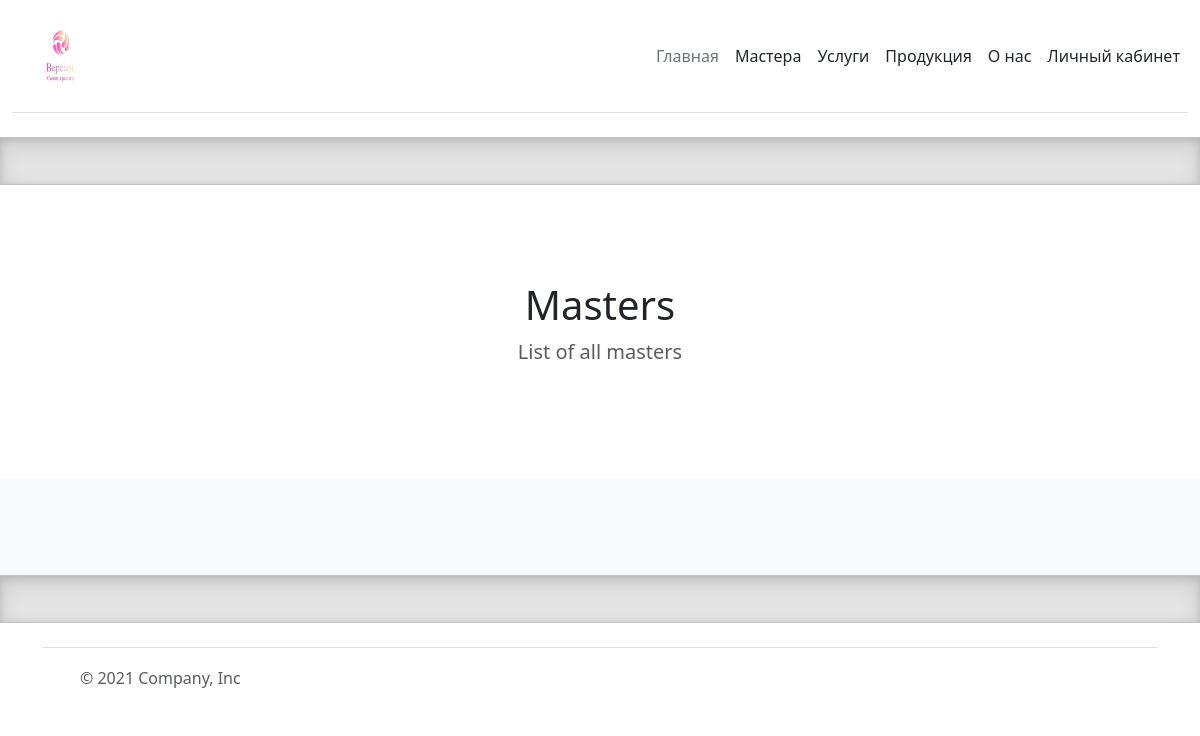
/masters/, run on an earlier commit of the app's database.
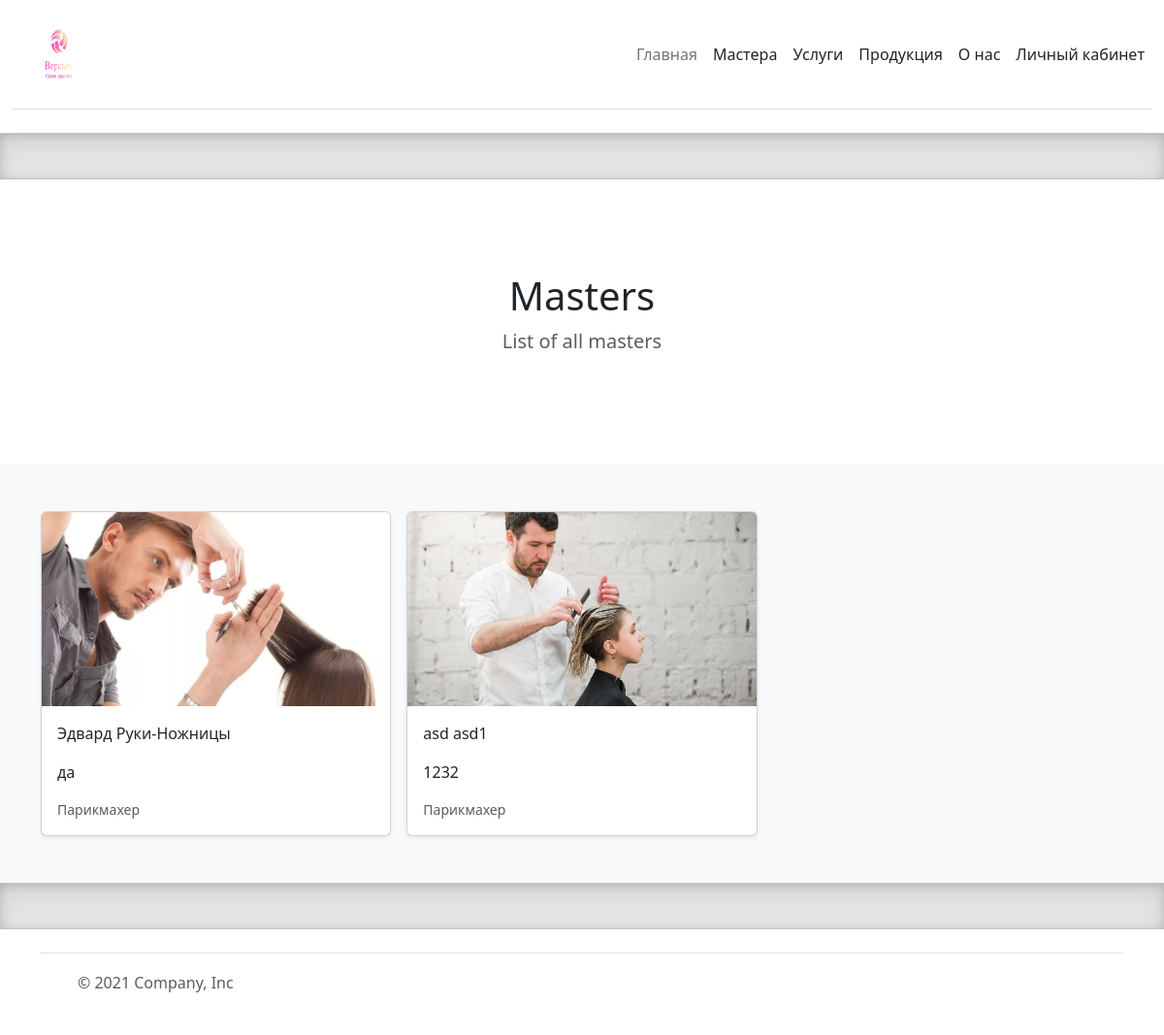
And on a later commit of the database.
### masters/models.py (models this page shows, shortened)
class Masters(models.Model):
    master_id = models.BigAutoField(primary_key=True)
    first_name = models.CharField('Имя', max_length=25)
    second_name = models.CharField('Фамилия', max_length=25)
    category_id = models.ForeignKey(Categories,  on_delete=models.SET_NULL, null=True, verbose_name='Категория')
    photo = models.ImageField('Фотография', upload_to='images/')
    email = models.CharField('Почта', max_length=50)
    short_description = models.CharField('Краткая информация', max_length=200)
    full_description = models.TextField('Полная информация')
    rating = models.PositiveIntegerField('Рейтинг', blank=True)
    slug = models.SlugField('URL', max_length=50, unique=True, db_index=True)
    class Meta:
        verbose_name = 'Мастер'
        verbose_name_plural = 'Мастера'

class Categories(models.Model):
    category_id = models.BigAutoField(primary_key=True)
    title = models.CharField('Категория', max_length=50)
    photo = models.ImageField('Фотография', upload_to='images/')
    slug = models.SlugField('URL', max_length=50, unique=True, db_index=True)
    def __str__(self):
        return self.title
    class Meta:
        verbose_name = 'Категория'
        verbose_name_plural = 'Категории'

### masters/views.py (the view)
# urls.py: path('', views.masters_list, name='masters_list'),
def masters_list(request):
    all_masters = Masters.objects.all()
    return render(request, 'masters/masters_list.html', {'all_masters': all_masters})

### masters/templates/masters/masters_list.html (shortened to what this page needs)
{% extends 'main/layout.html' %}
{% load static %}
{% block css_link %}
    <link rel="stylesheet" href="{% static 'masters/css/style.css' %}">
{% endblock %}
{% block content %}
    <section class="py-5 text-center container">
    <div class="row py-lg-5">
      <div class="col-lg-6 col-md-8 mx-auto">
        <h1 class="fw-light">Masters</h1>
        <p class="lead text-muted">List of all masters</p>
      </div>
    </div>
  </section>
  <div class="album py-5 bg-light">
    <div class="container">
      <div class="row row-cols-1 row-cols-sm-2 row-cols-md-3 g-3">
        {% for master in all_masters %}
          <div class="col">
            <a href="{% url 'master_info' master.slug %}" class="card-link">
              <div class="card shadow-sm">
    <img
      src="{{master.photo.url}}"
      alt="{{ master.first_name }} {{ master.second_name }}"
      class="bd-placeholder-img card-img-top master-image"
    />
    <div class="card-body">
      <p class="card-text">{{ master.first_name}}  {{master.second_name}}</p>
      <p class="card-text">{{ master.short_description }}</p>
      <div class="d-flex justify-content-between align-items-center">
        <small class="text-muted">{{ master.category_id }}</small>
      </div>
    </div>
  </div>
          </a>
        </div>
      {% endfor %}
    </div>
  </div>
</div>
{% endblock %}

### main/templates/main/layout.html (shortened to what this page needs)
{% load static %}
<!DOCTYPE html>
<html lang="en">
<head>
    {% block css_link %} {% endblock %}
    <link rel="stylesheet" href="https://cdn.jsdelivr.net/npm/bootstrap@5.3.2/dist/css/bootstrap.min.css">
    <link href="{% static 'main/css/footer.css' %}" rel="stylesheet">
    <link href="{% static 'main/css/header.css' %}" rel="stylesheet">
</head>
<body>
    <div class="container-fluid">
        <header class="d-flex flex-wrap align-items-center justify-content-center justify-content-md-between py-3 mb-4 border-bottom">
            <a href="/" class="d-flex align-items-center col-md-3 mb-2 mb-md-0 text-dark text-decoration-none">
              <img src="{% static 'main/img/logo.png' %}" class="bi me-2" alt="Your Image Description" width="100" height="80">
            </a>
            <ul class="nav col-12 col-md-auto mb-2 justify-content-center mb-md-0">
              <li><a href="{%url 'home_page' %}" class="nav-link px-2 link-secondary">Главная</a></li>
              <li><a href="{%url 'masters_list' %}" class="nav-link px-2 link-dark">Мастера</a></li>
              <li><a href="{%url 'services_list' %}" class="nav-link px-2 link-dark">Услуги</a></li>
              <li><a href="{%url 'products_list' %}" class="nav-link px-2 link-dark">Продукция</a></li>
              <li><a href="{%url 'about' %}" class="nav-link px-2 link-dark">О нас</a></li>
              <li><a href="{%url 'auth' %}" class="nav-link px-2 link-dark">Личный кабинет</a></li>
            </ul>
        </header>
    </div>
    <div class="b-example-divider"></div>
    {% block content %} {% endblock %}
    <div class="b-example-divider"></div>
    <div class="container">
        <footer class="d-flex flex-wrap justify-content-between align-items-center py-3 my-4 border-top">
        <div class="col-md-4 d-flex align-items-center">
          <a href="/" class="mb-3 me-2 mb-md-0 text-muted text-decoration-none lh-1">
            <svg class="bi" width="30" height="24"><use xlink:href="#bootstrap"/></svg>
          </a>
          <span class="text-muted">&copy; 2021 Company, Inc</span>
        </div>
        <ul class="nav col-md-4 justify-content-end list-unstyled d-flex">
          <li class="ms-3"><a class="text-muted" href="#"><svg class="bi" width="24" height="24"><use xlink:href="#twitter"/></svg></a></li>
          <li class="ms-3"><a class="text-muted" href="#"><svg class="bi" width="24" height="24"><use xlink:href="#instagram"/></svg></a></li>
          <li class="ms-3"><a class="text-muted" href="#"><svg class="bi" width="24" height="24"><use xlink:href="#facebook"/></svg></a></li>
        </ul>
        </footer>
    </div>
</body>
</html>

### masters/static/masters/css/style.css (style rules this page uses)
.card-link { text-decoration: none; color: inherit; transition: transform 0.2s; }
.master-image { width: 100%; height: 200px; object-fit: cover; }

### main/static/main/css/footer.css (style rules this page uses)
.b-example-divider { height: 3rem; background-color: rgba(0, 0, 0, .1); border: solid rgba(0, 0, 0, .15); border-width: 1px 0; box-shadow: inset 0 .5em 1.5em rgba(0, 0, 0, .1), inset 0 .125em .5em rgba(0, 0, 0, .15); }
.bi { vertical-align: -.125em; fill: currentColor; }

### main/static/main/css/header.css (style rules this page uses)
.b-example-divider { height: 3rem; background-color: rgba(0, 0, 0, .1); border: solid rgba(0, 0, 0, .15); border-width: 1px 0; box-shadow: inset 0 .5em 1.5em rgba(0, 0, 0, .1), inset 0 .125em .5em rgba(0, 0, 0, .15); }
.bi { vertical-align: -.125em; fill: currentColor; }

What changed in the data, as far as the page shows it:
added Masters: photo (picture), first_name "Эдвард", second_name "Руки-Ножницы", short_description "да", category_id "Парикмахер"
added Masters: photo (picture), first_name "asd", second_name "asd1", short_description "1232", category_id "Парикмахер"
